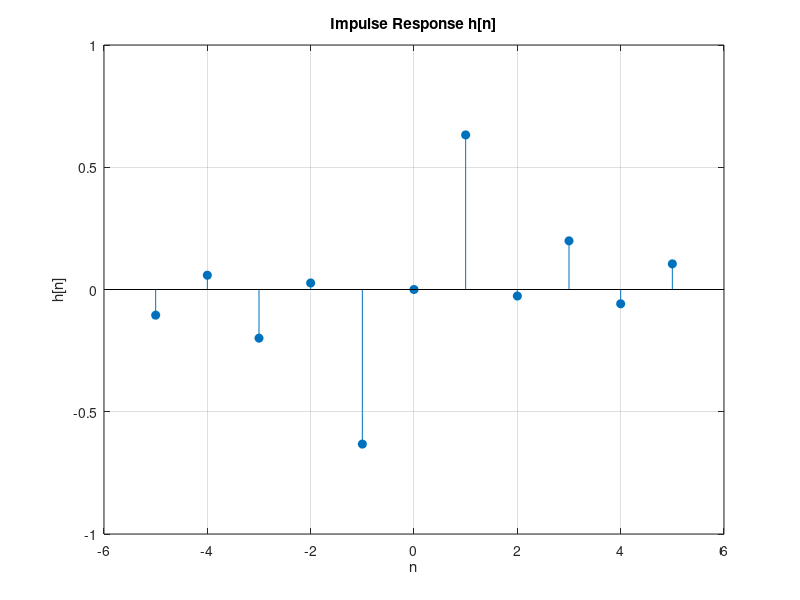
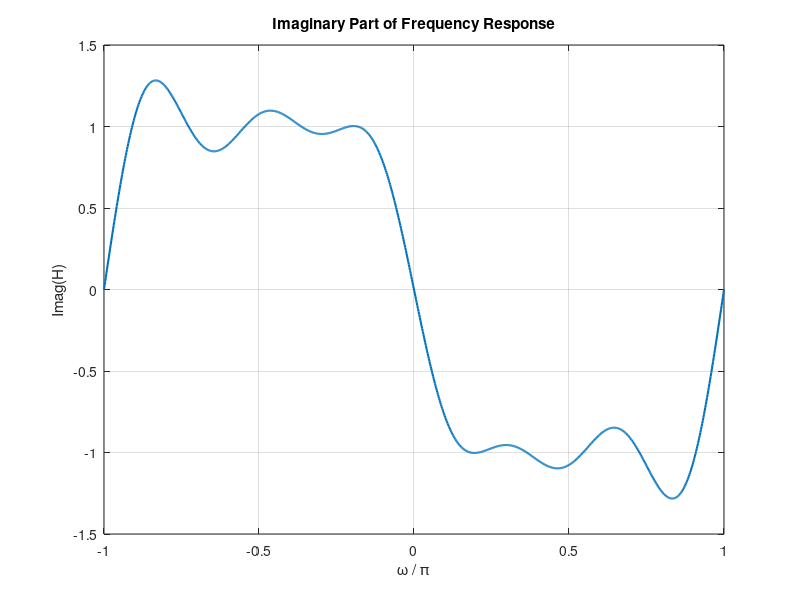

The MATLAB source for these figures, in order:
clc; clear; close all;

k = input('Enter k = ');
N = 2*k + 1;

% Freq Sampling
H = zeros(1, N);
for n = 1:N
    if n == 1
        H(n) = 0;        
    elseif n <= (N+1)/2
        H(n) = -1j;    
    else
        H(n) = 1j;     
    end
end
h = real(ifft(H));
h = fftshift(h);
n = -k:k;

% Plot
figure;
stem(n, h, 'filled');
title(['Impulse Response h[n]']);
xlabel('n'); ylabel('h[n]');
grid on;
w = linspace(-pi, pi, 1024);
H_w = zeros(size(w));
for i = 1:length(w)
    H_w(i) = sum(h .* exp(-1j*w(i)*n));
end
figure;
plot(w/pi, imag(H_w), 'LineWidth', 1.5);
title('Imaginary Part of Frequency Response');
xlabel('\omega / \pi'); ylabel('Imag(H)');
grid on;
